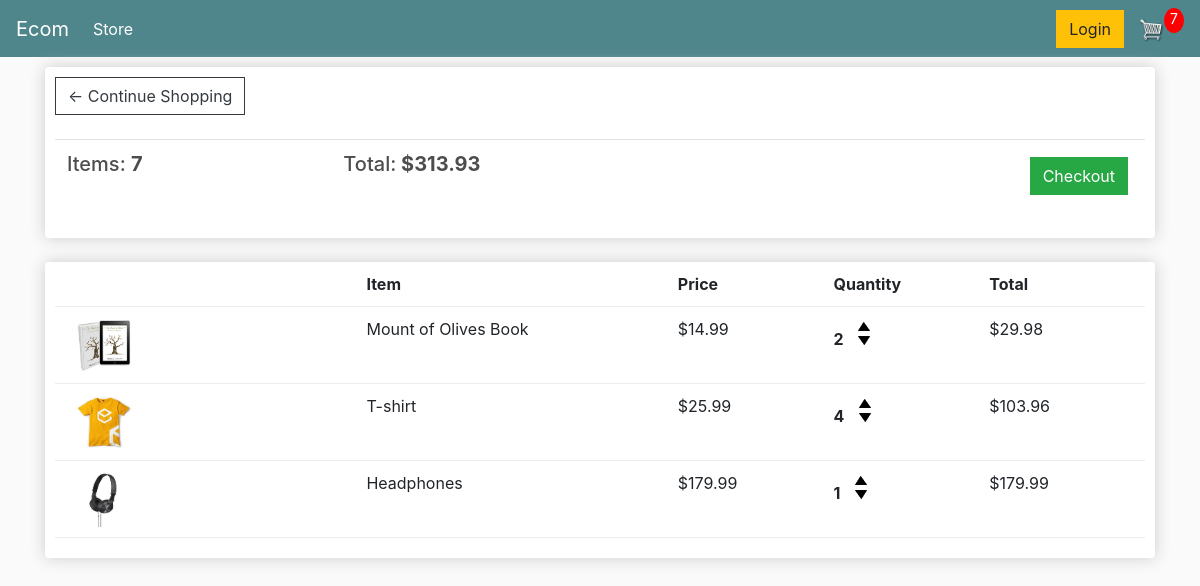
/cart/ (signed in), run on an earlier commit of the app's database.
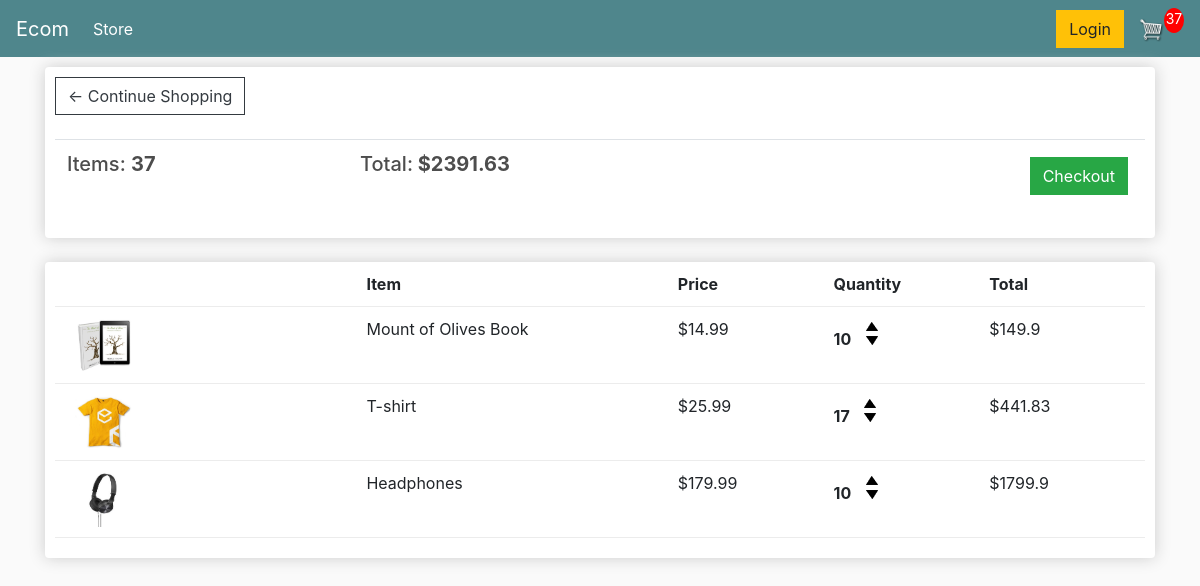
And on a later commit of the database.
### store/models.py (models this page shows, shortened)
class Order(models.Model):
    customer = models.ForeignKey(Customer, on_delete=models.CASCADE, blank=True, null=True)
    date_created = models.DateTimeField(auto_now_add=True)
    completed = models.BooleanField(default=False, null=True, blank=False)
    transaction_id = models.CharField(max_length=200)
    @property
    def get_cart_total(self):
        order_items = self.orderitem_set.all()
        total = sum([item.get_total for item in order_items])
        return total
    @property
    def get_cart_items(self):
        order_items = self.orderitem_set.all()
        total = sum([item.quantity for item in order_items])
        return total

class OrderItem(models.Model):
    product = models.ForeignKey(Product, on_delete=models.CASCADE, blank=True, null=True)
    order = models.ForeignKey(Order, on_delete=models.CASCADE, blank=True, null=True)
    quantity = models.IntegerField(default=0, null=True, blank=True)
    date_added = models.DateTimeField(auto_now_add=True)
    @property
    def get_total(self):
        total = self.quantity * self.product.price
        return total

class Product(models.Model):
    name = models.CharField(max_length=200, null=True)
    price = models.FloatField()
    digital = models.BooleanField(default=False, null=True, blank=False)
    image = models.ImageField(blank=True, null=True)
    @property
    def imageURL(self):
        try:
            url = self.image.url
        except:
            url = ''
        return url

### store/views.py (the view)
# urls.py: path('cart/', views.cart, name='cart'),
def cart(request):
    if request.user.is_authenticated:
        customer = request.user.customer
        order, created = Order.objects.get_or_create(customer=customer, completed=False)
        items = order.orderitem_set.all()
        cartItems = order.get_cart_items
    else:
        items = []
        order = {'get_cart_total': 0, 'get_cart_items': 0, 'shipping': False}
        cartItems = order.get_cart_items
    context = {'items': items, 'order': order, 'cartItems': cartItems}
    return render(request, 'store/cart.html', context)

### store/templates/store/cart.html
{% extends 'store/main.html' %}
{% load static %}
{% block content %}
    <div class="row">
        <div class="col-lg-12">
            <div class="box-element">
                <a class="btn btn-outline-dark" href="{% url 'store' %}">&#x2190; Continue Shopping</a>
                <br>
                <br>
                <table class="table">
                    <tr>
                        <th><h5>Items: <strong>{{ order.get_cart_items }}</strong></h5></th>
                        <th><h5>Total:<strong> ${{ order.get_cart_total | floatformat:2 }}</strong></h5></th>
                        <th>
                            <a style="float:right; margin:5px;" class="btn btn-success" href="{% url 'checkout' %}">Checkout</a>
                        </th>
                    </tr>
                </table>
            </div>
            <br>
            <div class="box-element">
                <div class="cart-row">
                    <div style="flex:2"></div>
                    <div style="flex:2"><strong>Item</strong></div>
                    <div style="flex:1"><strong>Price</strong></div>
                    <div style="flex:1"><strong>Quantity</strong></div>
                    <div style="flex:1"><strong>Total</strong></div>
                </div>
                {% for item in items %}
                    <div class="cart-row">
                        <div style="flex:2"><img class="row-image" src="{{ item.product.imageURL }}"></div>
                        <div style="flex:2"><p>{{ item.product.name }}</p></div>
                        <div style="flex:1"><p>${{ item.product.price | floatformat:2 }}</p></div>
                        <div style="flex:1">
                            <p class="quantity">{{ item.quantity }}</p>
                            <div class="quantity">
                                <img data-product={{ item.product.id }} data-action="add"
                                     class="chg-quantity update-cart" src="{% static  'images/arrow-up.png' %}">
                                <img data-product={{ item.product.id }} data-action='remove'
                                     class="chg-quantity update-cart" src="{% static  'images/arrow-down.png' %}">
                            </div>
                        </div>
                        <div style="flex:1"><p>${{ item.get_total }}</p></div>
                    </div>
                {% endfor %}
            </div>
        </div>
    </div>
{% endblock content %}

### store/templates/store/main.html (shortened to what this page needs)
<!doctype html>
{% load static %}
<html lang="en">
<head>
    <link rel="stylesheet" href="https://stackpath.bootstrapcdn.com/bootstrap/4.5.0/css/bootstrap.min.css"
>
    <link rel="stylesheet" href="{% static 'css/main.css' %}">
</head>
<body>
<nav class="navbar navbar-expand-lg navbar-dark bg-dark">
    <a class="navbar-brand" href="{% url 'store' %}">Ecom</a>
    <div class="collapse navbar-collapse" id="navbarSupportedContent">
        <ul class="navbar-nav mr-auto">
            <li class="nav-item active">
                <a class="nav-link" href="{% url 'store' %}">Store <span class="sr-only">(current)</span></a>
            </li>
        </ul>
        <div class="form-inline my-2 my-lg-0">
            <a href="#" class="btn btn-warning">Login</a>
            <a href="{% url 'cart' %}">
                <img id="cart-icon" src="{% static 'images/cart.png' %}">
            </a>
            <p id="cart-total">{{ cartItems }}</p>
        </div>
    </div>
</nav>
<div class="container">
    {% block content %}
    {% endblock content %}
</div>
</body>
</html>

### static/css/main.css (style rules this page uses)
body { background-color: hsl(0, 0%, 98%); }
h1,h2,h3,h4,h5,h6 { color:hsl(0, 0%, 30%); }
.box-element { box-shadow:hsl(0, 0%, 80%) 0 0 16px; background-color: #fff; border-radius: 4px; padding: 10px; }
.bg-dark { background-color: #4f868c!important; }
#cart-icon { width:25px; display: inline-block; margin-left: 15px; }
#cart-total { display: block; text-align: center; color:#fff; background-color: red; width: 20px; height: 25px; border-radius: 50%; font-size: 14px; }
.col-lg-4, .col-lg-6, .col-lg-8, .col-lg-12 { margin-top: 10px; }
.btn { border-radius: 0; }
.row-image { width: 100px; }
.cart-row { display: flex; align-items: flex-stretch; padding-bottom: 10px; margin-bottom: 10px; border-bottom: 1px solid #ececec; }
.quantity { display: inline-block; font-weight: 700; padding-right:10px; }
.chg-quantity { width: 12px; cursor: pointer; display: block; margin-top: 5px; transition:.1s; }

What changed in the data, as far as the page shows it:
changed through a linked row, Order: get_cart_items "7" → "37"; get_cart_total "313.93" → "2391.63"
changed OrderItem "Mount of Olives Book": quantity "2" → "10"; get_total "29.98" → "149.9"
changed OrderItem "T-shirt": quantity "4" → "17"; get_total "103.96" → "441.83"
changed OrderItem "Headphones": quantity "1" → "10"; get_total "179.99" → "1799.9"
Also different on the page:
{{ cartItems }}: "7" → "37"
